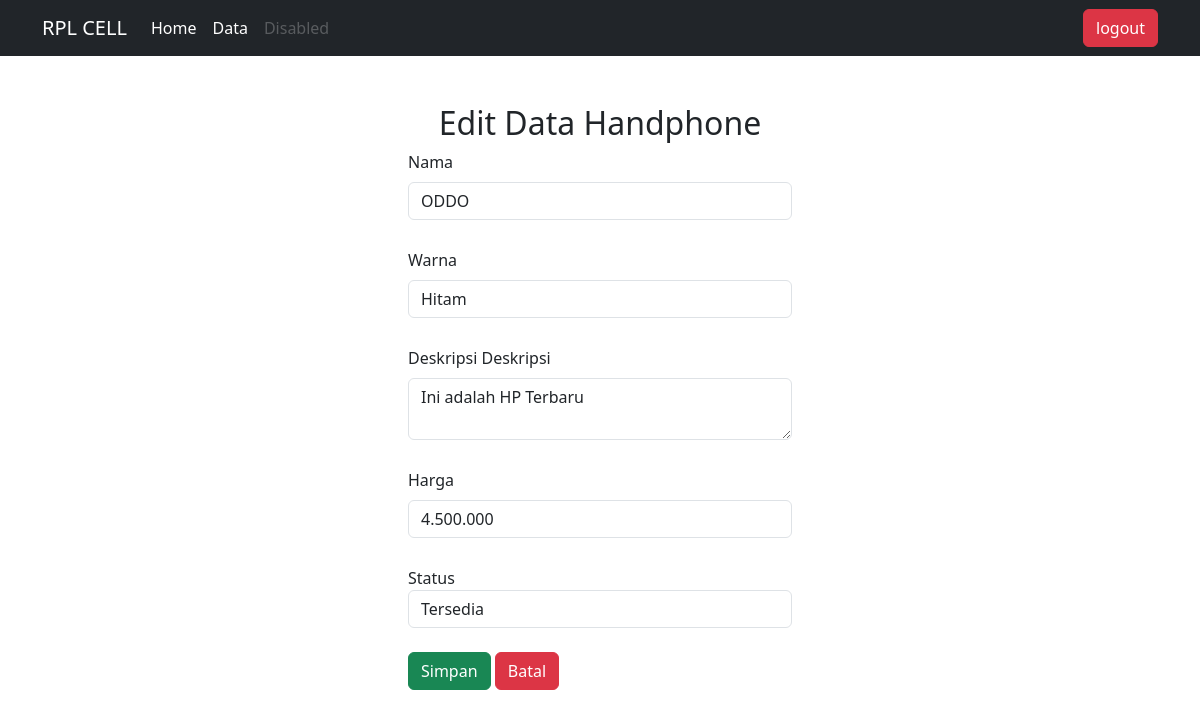
Screenshot of /auth/edit.php?id=1 with the database file from the repository.
### tables this page shows
CREATE TABLE `tb_konter` (
  `id` int(50) NOT NULL,
  `nama` varchar(100) NOT NULL,
  `warna` varchar(30) NOT NULL,
  `deskripsi` varchar(500) NOT NULL,
  `harga` varchar(50) NOT NULL,
  `status` enum('Tersedia','Dipinjam') DEFAULT 'Tersedia'
);

### auth/edit.php (the view, shortened to what this page needs)
<?php
include '../config/koneksi.php';
if (isset($_GET['id'])) {
    $id = htmlspecialchars($_GET['id']);
    $sql = "SELECT * FROM tb_konter WHERE id='$id'";
    $result = mysqli_query($koneksi, $sql);
    $data = mysqli_fetch_assoc($result);
} else {
    echo "ID tidak ditemukan!";
    exit;
}
?>
<!DOCTYPE html>
<html lang="en">
<head>
    <link href="https://cdn.jsdelivr.net/npm/bootstrap@5.3.3/dist/css/bootstrap.min.css" rel="stylesheet"
>
</head>
<body>
<nav class="navbar navbar-expand-lg navbar-dark bg-dark">
  <div class="container">
    <a class="navbar-brand" href="#">RPL CELL</a>
    <div class="collapse navbar-collapse" id="navbarSupportedContent">
      <ul class="navbar-nav me-auto mb-2 mb-lg-0">
        <li class="nav-item">
          <a class="nav-link active" aria-current="page" href="dashboard.php">Home</a>
        </li>
        <li class="nav-item">
          <a class="nav-link active" href="create.php">Data</a>
        </li>
        <li class="nav-item">
          <a class="nav-link disabled" aria-disabled="true">Disabled</a>
        </li>
      </ul>
      <form class="d-flex" role="search">
        <a href="../auth/logout.php" role="button" class="btn btn-danger">logout</a>
      </form>
    </div>
  </div>
</nav>
    <div class="form-edit mt-5 row justify-content-center">
        <h2 align="center">Edit Data Handphone</h2>
            <form method="POST" class="col-lg-4">
                <label for="nama" class="form-label">Nama</label>
                <input type="text" class="form-control mb-1" name="nama" id="nama" value=
                "<?php echo $data['nama']; ?>" required>
                <br>
                <label for="warna" class="form-label">Warna</label>
                <input type="text" class="form-control mb-1" name="warna" id="warna" value=
                "<?php echo $data['warna']; ?>" required>
                <br>
                <label for="deskripsi" class="form-label">Deskripsi</label>
                <label for="deskripsi" class="form-label">Deskripsi</label>
                <textarea name="deskripsi" class="form-control mb-1" id="deskripsi" required><?php echo trim($data['deskripsi']); ?></textarea>
                <br>
                <label for="harga" class="form-label">Harga</label>
                <input type="text" class="form-control mb-1" name="harga" id="harga" value=
                "<?php echo $data['harga']; ?>" required>
                <br>
                <label>Status</label>
                <select name="status" class="form-control">
                <option value="Tersedia">Tersedia</option>
                </select>
                <br>
                <button type="submit" name="submit" class="btn btn-success mb-5">Simpan</button>
                    <a href="dashboard.php" class="btn btn-danger mb-5">Batal</a>
        </form>
    </div>
</body>
</html>

### rows the page displays
tb_konter: nama "ODDO", warna "Hitam", deskripsi "Ini adalah HP Terbaru", harga "4.500.000"
